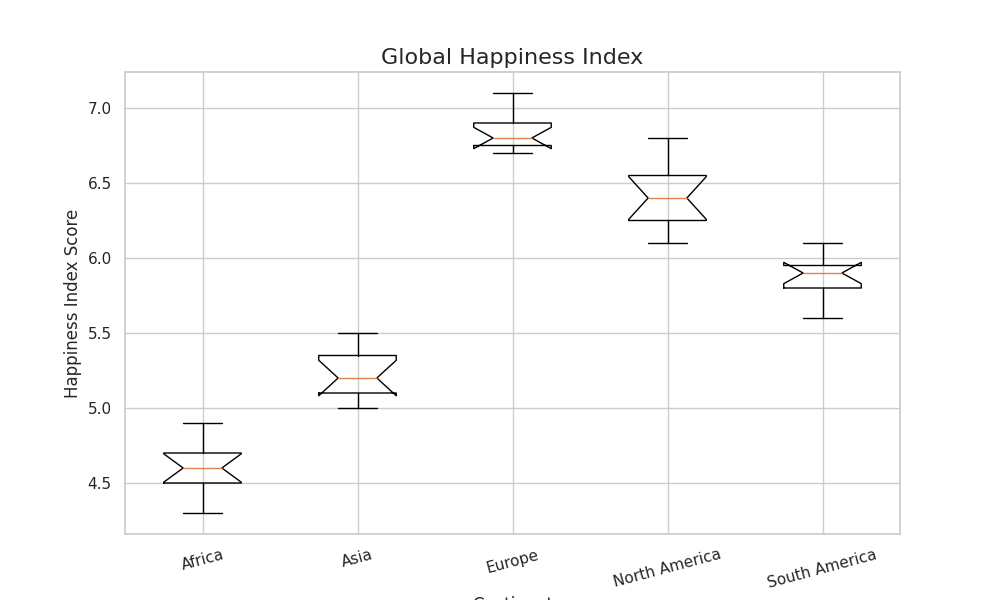

Write the Python code that produced this figure.
import matplotlib.pyplot as plt

# Data for happiness scores
data = [
    [4.3, 4.5, 4.7, 4.6, 4.8, 4.4, 4.9, 4.6, 4.7, 4.5, 4.6],
    [5.1, 5.2, 5.0, 5.4, 5.3, 5.2, 5.1, 5.3, 5.4, 5.0, 5.5],
    [6.7, 6.8, 6.9, 6.8, 6.7, 6.9, 7.0, 6.8, 6.9, 6.7, 7.1],
    [6.1, 6.3, 6.2, 6.5, 6.4, 6.5, 6.2, 6.6, 6.7, 6.8, 6.4],
    [5.8, 5.7, 5.9, 5.8, 5.9, 6.0, 5.6, 6.1, 5.9, 5.8, 6.0]
]

# Labels for the continents
labels = ['Africa', 'Asia', 'Europe', 'North America', 'South America']

fig, ax = plt.subplots(figsize=(10, 6))

# Boxplot without stylistic elements
ax.boxplot(
    data, 
    patch_artist=False,  # No color patches
    notch=True, 
    vert=True
)

# Title and labels
ax.set_title("Global Happiness Index", fontsize=16)
ax.set_xlabel("Continent", fontsize=12)
ax.set_ylabel("Happiness Index Score", fontsize=12)
ax.set_xticklabels(labels, fontsize=11, rotation=15)

# No grid or tight layout
plt.show()
